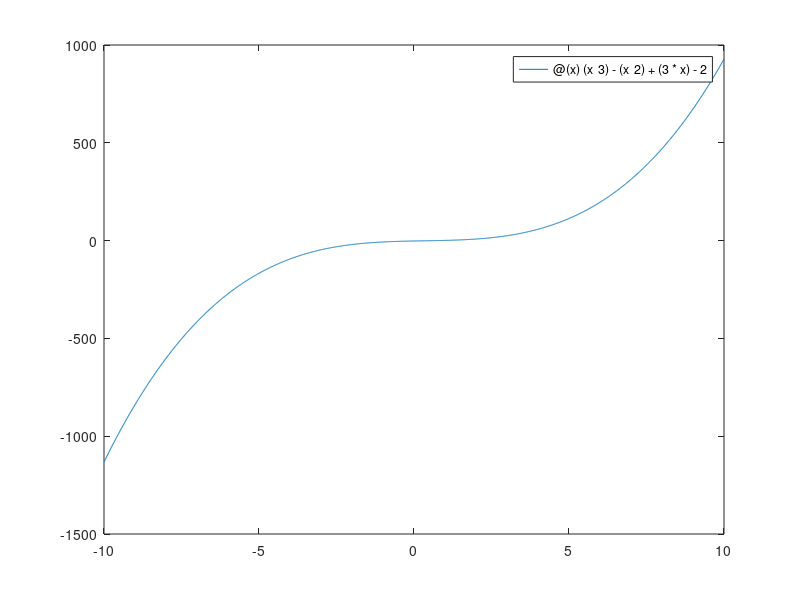
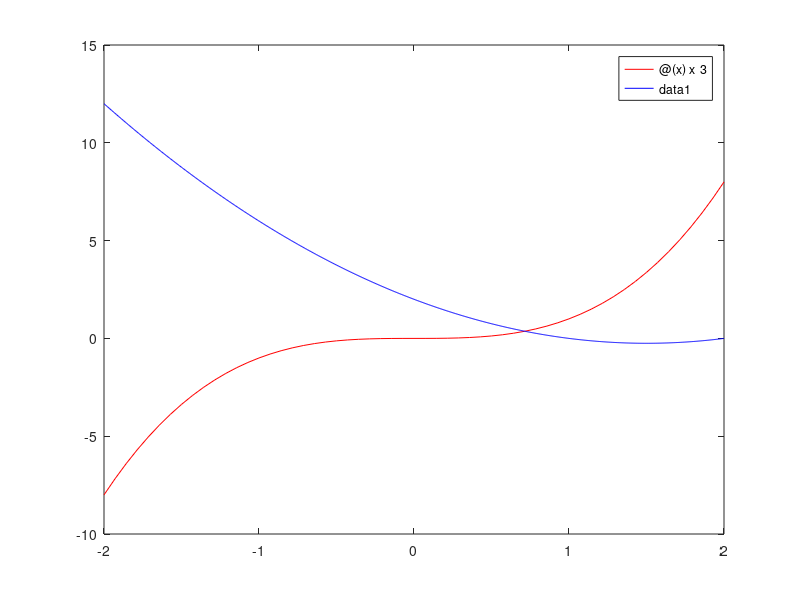

Recreate these plots in MATLAB, in order.
f=@ (x)   (x^3)-(x^2)+(3*x)-2

g1=@ (x) x^3
g2=@ (x) (x^2)-(3*x)+2


figure(1)
fplot(f,[-10 10])


figure(2)
fplot(g1,[-2 2], 'r')
hold %une os graficos
fplot(g2,[-2 2], 'b')